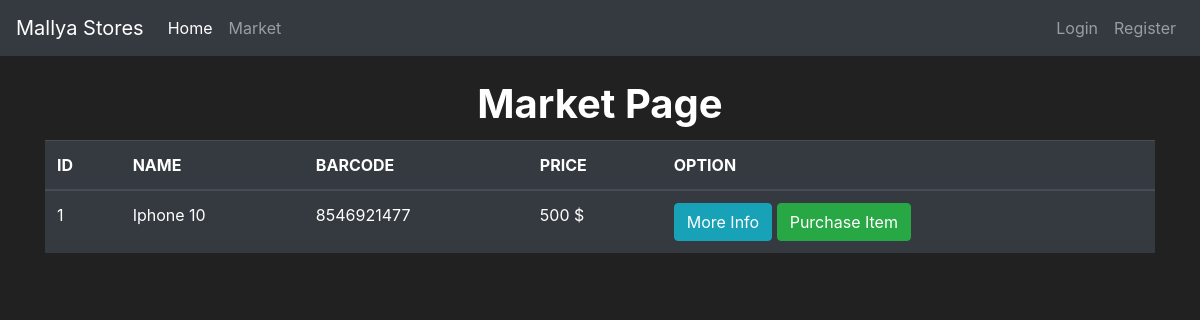
/market, run on an earlier commit of the app's database.
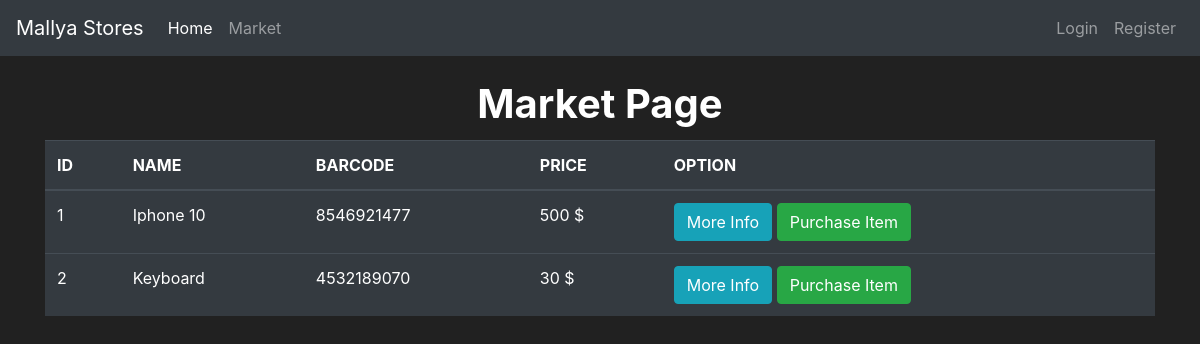
And on a later commit of the database.
### market/models.py (models this page shows, shortened)
class Item(db.Model):
    id = db.Column( db.Integer(),primary_key = True)
    name = db.Column(db.String(length=30), nullable=False, unique=True)
    price = db.Column(db.Integer(), nullable=False)
    barcode = db.Column(db.String(length=10), nullable=False, unique=True)
    description = db.Column(db.String(length=1024), nullable=False)

### market/routes.py (the view)
@app.route('/market')
def market_page():
    items = Item.query.all()
    return render_template('market.html', items=items)

### market/templates/market.html (shortened to what this page needs)
{% extends 'base.html' %}
{% block content %}
<div class="container">
<h1 class="font-weight-bold  text-center pt-4 pb-1 ">Market Page</h1>
<table class="table table-hover table-dark table-responsive-md">
    <thead>
        <tr>
            <th scope="col">ID</th>
            <th scope="col">NAME</th>
            <th scope="col">BARCODE</th>
            <th scope="col">PRICE</th>
            <th scope="col">OPTION</th>
        </tr>
    </thead>
    <tbody>
        {% for i in items%}
        <tr>
                <td>{{i.id}}</td>
                <td>{{i.name}}</td>
                <td>{{i.barcode}}</td>
                <td>{{i.price}} $</td>
                <td><button class="btn btn-outline btn-info ">More Info</button>
                    <button class="btn btn-outline btn-success ">Purchase Item</button>
                </td>
            </tr>
        {%endfor%}
    </tbody>
</table>
{%endblock%}

### market/templates/base.html (shortened to what this page needs)
<!doctype html>
<html lang="en">
   <head>
      <link rel="stylesheet" href="https://cdn.jsdelivr.net/npm/bootstrap@4.5.3/dist/css/bootstrap.min.css">
   </head>
   <body>
      <nav class="navbar navbar-expand-md navbar-dark bg-dark">
        <a class="navbar-brand" href="#">Mallya Stores</a>
        <div class="collapse navbar-collapse" id="navbarNav">
          <ul class="navbar-nav mr-auto">
              <li class="nav-item active">
                  <a class="nav-link" href="{{url_for('home_page')}}">Home <span class="sr-only">(current)</span></a>
              </li>
              <li class="nav-item">
                  <a class="nav-link" href="{{url_for('market_page')}}">Market</a>
              </li>
          </ul>
          <ul class="navbar-nav">
              <li class="nav-item">
                  <a class="nav-link" href="{{url_for('login_page')}}">Login</a>
              </li>
              <li class="nav-item">
                  <a class="nav-link" href="#">Register</a>
              </li>
          </ul>
        </div>
      </nav>
      {%block content%}
      {%endblock%}
   </body>
</html>

### market/templates/base.html (style rules this page uses)
body { background-color: #212121; color: white }

What changed in the data, as far as the page shows it:
added Item: id "2", name "Keyboard", barcode "4532189070", price "30"
